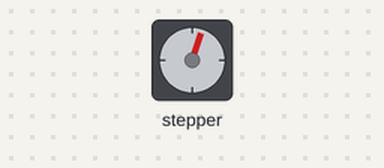
Bench run of a program on a simulated Arduino Uno, built with avr-gcc and run on an emulated ATmega328P. Parts: stepper motor. Stepper angles assume 200 steps per turn.

Above: at 0.05 s.
At 1.85 s:
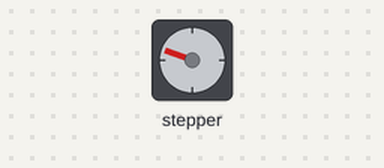
At 3.25 s:
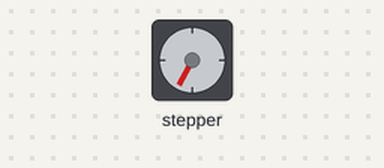
At 4.7 s:
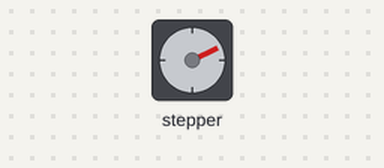
Timing chart, 0 to 7.5 s (numbered marks = the images above):
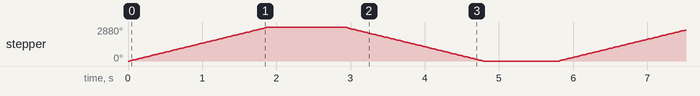

The program:

main.cpp
```cpp
#include <Arduino.h>
#include <AccelStepper.h>

#define STEP_PIN 9
#define DIR_PIN 10

const int limitMin = 2;
const int limitMax = 3;

AccelStepper stepper(AccelStepper::DRIVER, STEP_PIN, DIR_PIN);

void setup() {
    stepper.setMaxSpeed(1000);

    stepper.runSpeed();
    stepper.setAcceleration(50000);
}

void loop() {
  stepper.move(1600);
//   stepper.runSpeedToPosition();
  stepper.runToPosition();

  delay(1000);

  stepper.move(-1600);
//   stepper.runSpeedToPosition();
  stepper.runToPosition();

  delay(1000);
}
```

Measured:
- by itself, stepper: turns 2880° clockwise in 1.9 s, then 2880° counter-clockwise in 1.9 s, repeating every 5.8 s
